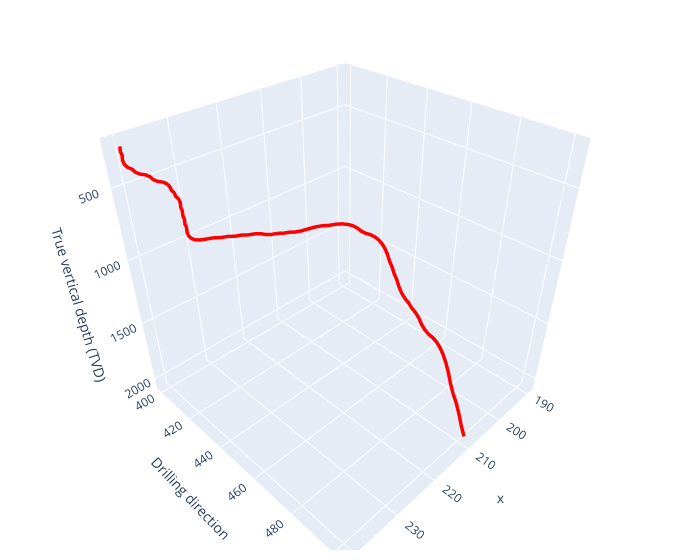

Notebook code cell kept with this figure:
### Markdown cell above
# Polar coordinates greedy algorithm

### Code cell
plot(traj_x,traj_y,traj_z)

### Figure 1 — Plotly figure (JSON) as saved in the notebook; plotly's stock layout.template omitted (floating-point values rounded to 4 significant figures; data arrays with more than 128 entries replaced by an {"elided": "..."} marker saying what was removed)
{"data": [{"line": {"color": "red", "width": 7}, "mode": "lines", "name": "survey_interpolated", "type": "scatter3d", "x": {"elided": "181 float values"}, "y": {"elided": "181 float values"}, "z": {"elided": "181 float values"}}], "layout": {"margin": {"b": 10, "l": 10, "r": 20, "t": 10}, "scene": {"yaxis": {"title": {"text": "Drilling direction"}}, "zaxis": {"autorange": "reversed", "title": {"text": "True vertical depth (TVD)"}}}, "width": 700}}
